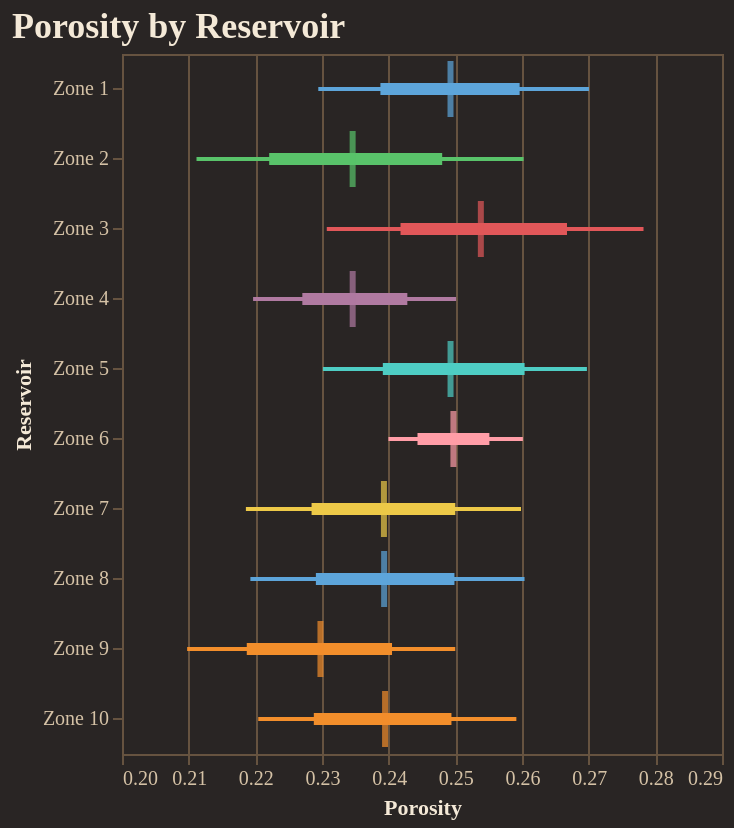

The notebook cell saved with this chart:
### Code cell
fig = reporter.plotter.forest_plot(
    "Porosity", 
    backend=PLOTTING_BACKEND
)
fig.show()

### Figure 1 — Vega-Lite specification as saved in the notebook (floating-point values rounded to 4 significant figures)
{"config": {"background": "#292524", "view": {"fill": "#292524", "stroke": "#665340"}, "title": {"color": "#f4e9d7", "font": "Merriweather", "fontSize": 18, "fontWeight": 600, "subtitleColor": "#d5c2a6", "anchor": "start"}, "axis": {"domainColor": "#665340", "gridColor": "#665340", "tickColor": "#665340", "labelColor": "#d5c2a6", "titleColor": "#f4e9d7", "labelFont": "Merriweather", "titleFont": "Merriweather"}, "legend": {"titleColor": "#f4e9d7", "labelColor": "#d5c2a6", "labelFont": "Merriweather", "titleFont": "Merriweather", "orient": "top-right", "symbolType": "circle"}, "header": {"labelColor": "#d5c2a6", "titleColor": "#f4e9d7", "labelFont": "Merriweather", "titleFont": "Merriweather"}, "mark": {"color": "#c78d3b"}, "line": {"color": "#c78d3b"}, "bar": {"color": "#c78d3b"}, "point": {"color": "#ddb06d"}, "area": {"color": "#c78d3b", "opacity": 0.35}, "text": {"color": "#f4e9d7", "font": "Merriweather"}, "range": {"category": ["#5DA5DA", "#F28E2B", "#59C36A", "#E15759", "#B07AA1", "#4ECDC4", "#FF9DA7", "#EDC948"]}}, "layer": [{"mark": {"type": "rule", "strokeWidth": 2}, "encoding": {"color": {"field": "group", "legend": null, "type": "nominal"}, "x": {"field": "p10", "scale": {"zero": false}, "title": "Porosity", "type": "quantitative"}, "x2": {"field": "p90"}, "y": {"field": "group", "sort": ["Zone 1", "Zone 2", "Zone 3", "Zone 4", "Zone 5", "Zone 6", "Zone 7", "Zone 8", "Zone 9", "Zone 10"], "title": "Reservoir", "type": "nominal"}}}, {"mark": {"type": "rule", "strokeWidth": 6}, "encoding": {"color": {"field": "group", "legend": null, "type": "nominal"}, "x": {"field": "p25", "scale": {"zero": false}, "title": "Porosity", "type": "quantitative"}, "x2": {"field": "p75"}, "y": {"field": "group", "sort": ["Zone 1", "Zone 2", "Zone 3", "Zone 4", "Zone 5", "Zone 6", "Zone 7", "Zone 8", "Zone 9", "Zone 10"], "title": "Reservoir", "type": "nominal"}}}, {"mark": {"type": "tick", "color": "black", "size": 28, "thickness": 3}, "encoding": {"color": {"field": "group", "legend": null, "type": "nominal"}, "tooltip": [{"field": "group", "title": "Group", "type": "nominal"}, {"field": "p10", "title": "P10", "type": "quantitative"}, {"field": "p25", "title": "P25", "type": "quantitative"}, {"field": "median", "title": "Median", "type": "quantitative"}, {"field": "p75", "title": "P75", "type": "quantitative"}, {"field": "p90", "title": "P90", "type": "quantitative"}], "x": {"field": "median", "scale": {"zero": false}, "title": "Porosity", "type": "quantitative"}, "y": {"field": "group", "sort": ["Zone 1", "Zone 2", "Zone 3", "Zone 4", "Zone 5", "Zone 6", "Zone 7", "Zone 8", "Zone 9", "Zone 10"], "title": "Reservoir", "type": "nominal"}}}], "data": {"name": "data-e10ab284c6b0c6492b1d9f77d40d4fcb"}, "height": 350, "title": "Porosity by Reservoir", "width": "container", "$schema": "https://vega.github.io/schema/vega-lite/v5.20.1.json", "datasets": {"data-e10ab284c6b0c6492b1d9f77d40d4fcb": [{"group": "Zone 1", "p10": 0.2294, "p25": 0.2388, "median": 0.2493, "p75": 0.2596, "p90": 0.27}, {"group": "Zone 2", "p10": 0.2112, "p25": 0.2221, "median": 0.2346, "p75": 0.248, "p90": 0.2602}, {"group": "Zone 3", "p10": 0.2307, "p25": 0.2418, "median": 0.2538, "p75": 0.2667, "p90": 0.2782}, {"group": "Zone 4", "p10": 0.2197, "p25": 0.227, "median": 0.2346, "p75": 0.2428, "p90": 0.2501}, {"group": "Zone 5", "p10": 0.2301, "p25": 0.2391, "median": 0.2493, "p75": 0.2604, "p90": 0.2697}, {"group": "Zone 6", "p10": 0.24, "p25": 0.2443, "median": 0.2497, "p75": 0.2551, "p90": 0.2601}, {"group": "Zone 7", "p10": 0.2186, "p25": 0.2284, "median": 0.2393, "p75": 0.25, "p90": 0.2599}, {"group": "Zone 8", "p10": 0.2193, "p25": 0.2291, "median": 0.2393, "p75": 0.2499, "p90": 0.2604}, {"group": "Zone 9", "p10": 0.2098, "p25": 0.2187, "median": 0.2298, "p75": 0.2405, "p90": 0.25}, {"group": "Zone 10", "p10": 0.2204, "p25": 0.2288, "median": 0.2395, "p75": 0.2494, "p90": 0.2592}]}}
